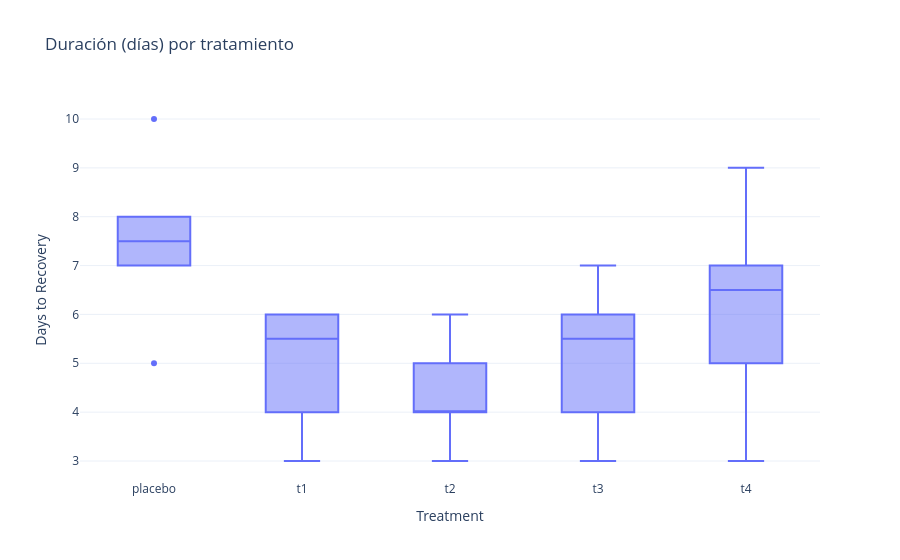

Notebook source saved alongside this figure:
### Code cell
# Boxplot with Plotly
fig = px.box(
    herpes_long,
    x='tratamiento',
    y='dias',
    # points='all',
    title='Duración (días) por tratamiento',
    labels={'tratamiento': 'Treatment', 'dias': 'Days to Recovery'},
    template='plotly_white'
)
# fig.update_layout(
#     plot_bgcolor='Grey',
#     paper_bgcolor='Grey',
#     )
fig.show()

### Figure 1 — Plotly figure (JSON) as saved in the notebook; plotly's stock layout.template omitted (floating-point values rounded to 4 significant figures)
{"data": [{"alignmentgroup": "True", "hovertemplate": "Treatment=%{x}<br>Days to Recovery=%{y}<extra></extra>", "legendgroup": "", "marker": {"color": "#636efa"}, "name": "", "notched": false, "offsetgroup": "", "orientation": "v", "showlegend": false, "type": "box", "x": ["placebo", "t1", "t2", "t3", "t4", "placebo", "t1", "t2", "t3", "t4", "placebo", "t1", "t2", "t3", "t4", "placebo", "t1", "t2", "t3", "t4", "placebo", "t1", "t2", "t3", "t4", "placebo", "t1", "t2", "t3", "t4"], "x0": " ", "xaxis": "x", "y": [5, 4, 6, 7, 9, 8, 6, 4, 4, 3, 7, 6, 4, 6, 5, 7, 3, 5, 6, 7, 10, 5, 4, 3, 7, 8, 6, 3, 5, 6], "y0": " ", "yaxis": "y"}], "layout": {"boxmode": "group", "legend": {"tracegroupgap": 0}, "title": {"text": "Duración (días) por tratamiento"}, "xaxis": {"anchor": "y", "domain": [0, 1], "title": {"text": "Treatment"}}, "yaxis": {"anchor": "x", "domain": [0, 1], "title": {"text": "Days to Recovery"}}}}
